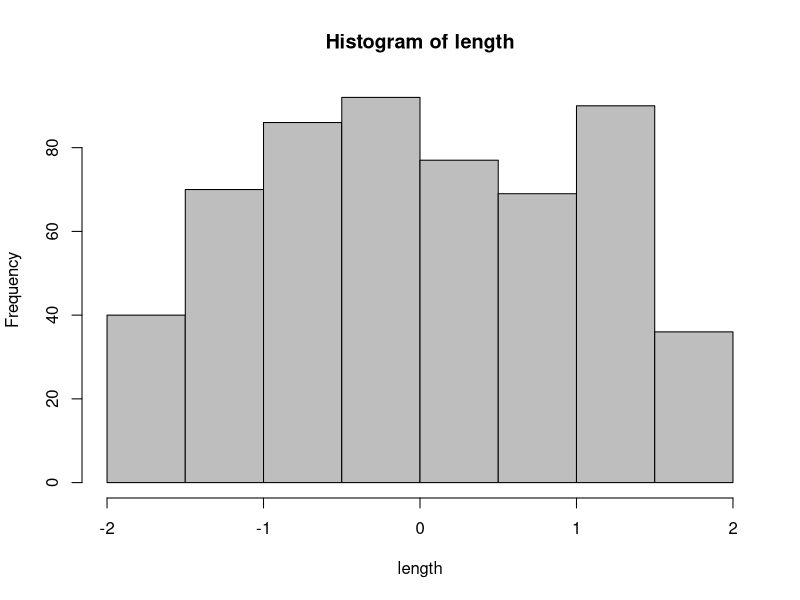
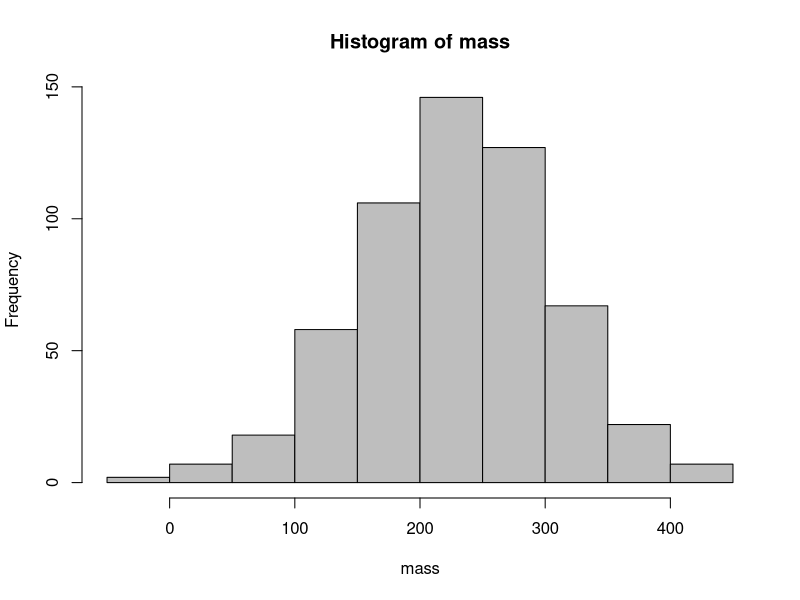
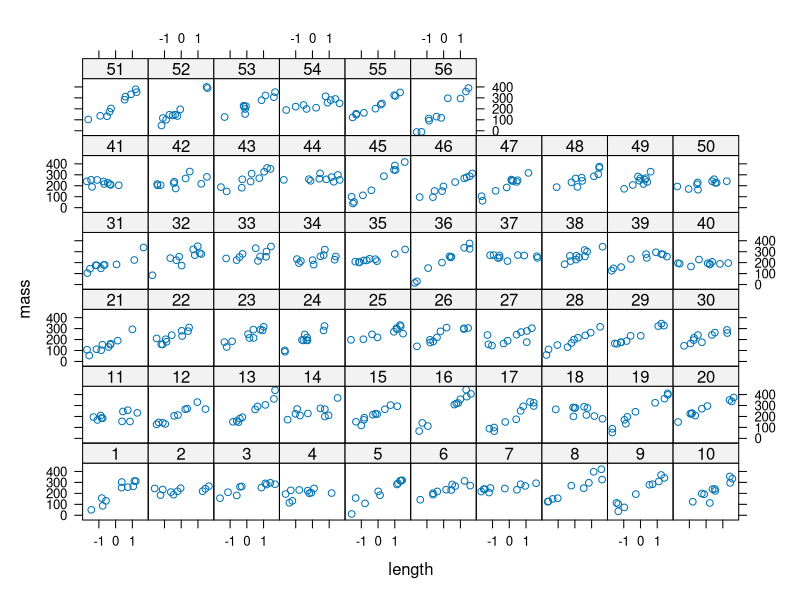
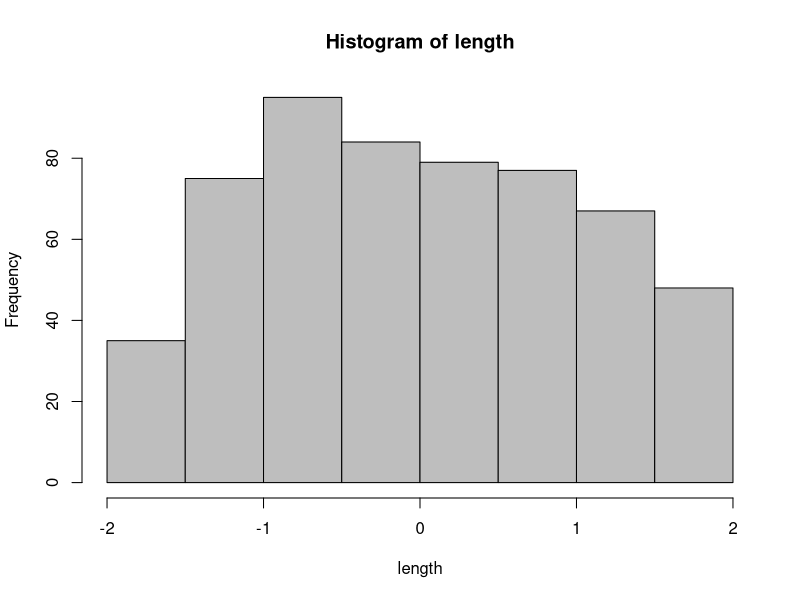
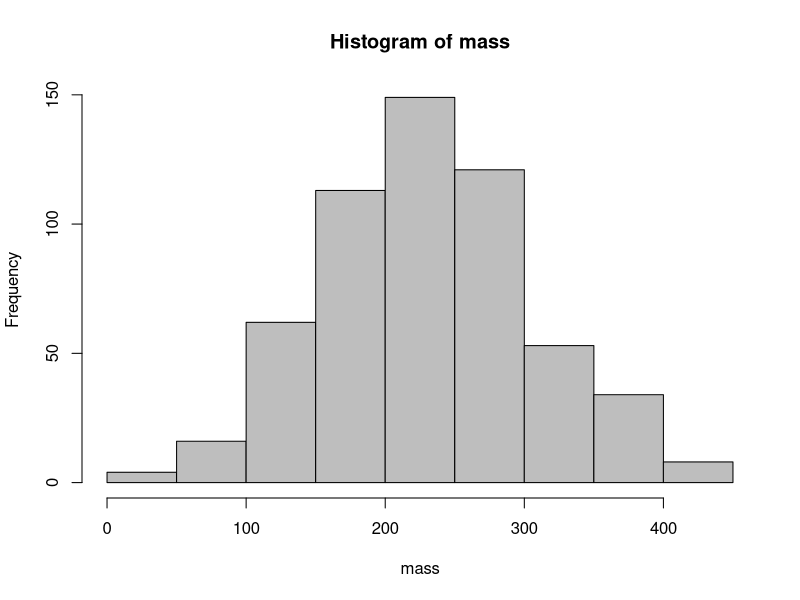
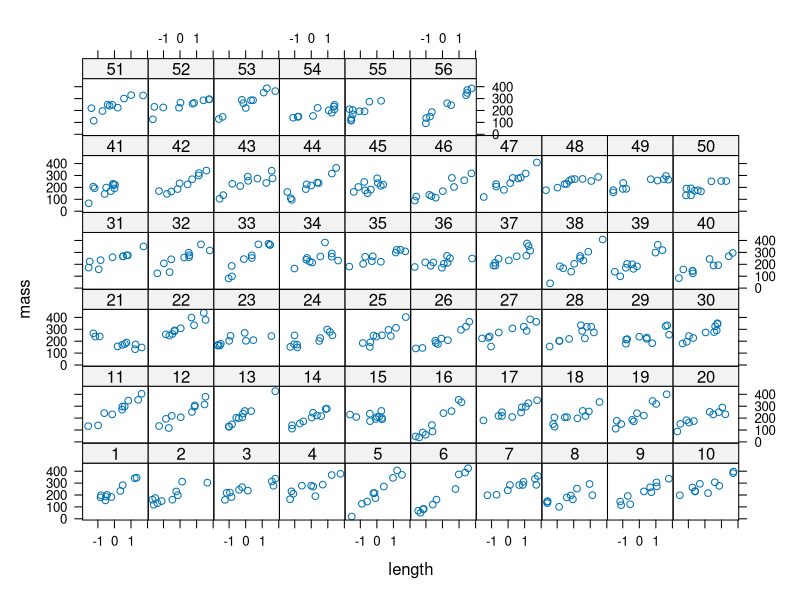

R code for these plots, in order:
## ---- chunk 1
knitr::opts_chunk$set(echo = TRUE)
## ---- chunk 2
n.groups <- 56				# Number of populations
n.sample <- 10				# Number of vipers in each pop
n <- n.groups * n.sample 		# Total number of data points
pop <- gl(n = n.groups, k = n.sample) 	# Indicator for population
## ---- chunk 3
# Body length (cm)
original.length <- runif(n, 45, 70) 
mn <- mean(original.length)
sd <- sd(original.length)
length <- (original.length - mn) / sd
hist(length, col = "grey")
## ---- chunk 4
Xmat <- model.matrix(~pop*length-1-length)
print(Xmat[1:21,], dig = 2) 		# Print top 21 rows
## ---- chunk 5
intercept.mean <- 230			# mu_alpha
intercept.sd <- 20			# sigma_alpha
slope.mean <- 60			# mu_beta
slope.sd <- 30				# sigma_beta
## ---- chunk 6
intercept.effects<-rnorm(n = n.groups, 
                         mean = intercept.mean, 
                         sd = intercept.sd)
slope.effects <- rnorm(n = n.groups, mean = slope.mean, sd = slope.sd)
all.effects <- c(intercept.effects, slope.effects) # Put them all together
## ---- chunk 7
lin.pred <- Xmat[,] %*% all.effects	# Value of lin.predictor
eps <- rnorm(n = n, mean = 0, sd = 30)	# residuals 
mass <- lin.pred + eps			# response = lin.pred + residual
## ---- chunk 8
hist(mass, col = "grey")		# Inspect what we’ve created
## ---- chunk 9
library(lattice)
xyplot(mass ~ length | pop)
## ---- chunk 10
library(lme4)
lme.fit1 <- lmer(mass ~ length + (1 | pop), REML = TRUE)
lme.fit1
## ---- chunk 11
lme.fit2 <- lmer(mass ~ length + (1 | pop) + ( 0+ length | pop))
lme.fit2
## ---- chunk 12
n.groups <- 56
n.sample <- 10
n <- n.groups * n.sample 
pop <- gl(n = n.groups, k = n.sample)
## ---- chunk 13
original.length <- runif(n, 45, 70) 	# Body length (cm)
mn <- mean(original.length)
sd <- sd(original.length)
cat("Mean and sd used to normalise.original length:", mn, sd, "\n\n")
length <- (original.length - mn) / sd
## ---- chunk 14
hist(length, col = "grey")
## ---- chunk 15
library(MASS)				# Load MASS
# ?mvrnorm				# Check syntax
Xmat <- model.matrix(~pop*length-1-length)
# print(Xmat[1:21,], dig = 2) 		# Print top 21 rows
## ---- chunk 16
intercept.mean <- 230			# Values for five hyperparameters
intercept.sd <- 20
slope.mean <- 60
slope.sd <- 30
intercept.slope.covariance <- 10
## ---- chunk 17
mu.vector <- c(intercept.mean, slope.mean)
var.cova.matrix <- matrix(c(intercept.sd^2,intercept.slope.covariance, 
intercept.slope.covariance, slope.sd^2),2,2)

effects <- mvrnorm(n = n.groups, mu = mu.vector, Sigma = var.cova.matrix)
effects					# Look at what we’ve created
apply(effects, 2, mean)
var(effects)
## ---- chunk 18
intercept.effects <- effects[,1]
slope.effects <- effects[,2]
all.effects <- c(intercept.effects, slope.effects) # Put them all together
## ---- chunk 19
lin.pred <- Xmat[,] %*% all.effects	# Value of lin.predictor
eps <- rnorm(n = n, mean = 0, sd = 30)	# residuals 
mass <- lin.pred + eps			# response = lin.pred + residual
## ---- chunk 20
hist(mass, col = "grey")		# Inspect what we’ve created
## ---- chunk 21
library("lattice")
xyplot(mass ~ length | pop)
## ---- chunk 22
lme.fit3 <- lmer(mass ~ length + (length | pop))
lme.fit3
